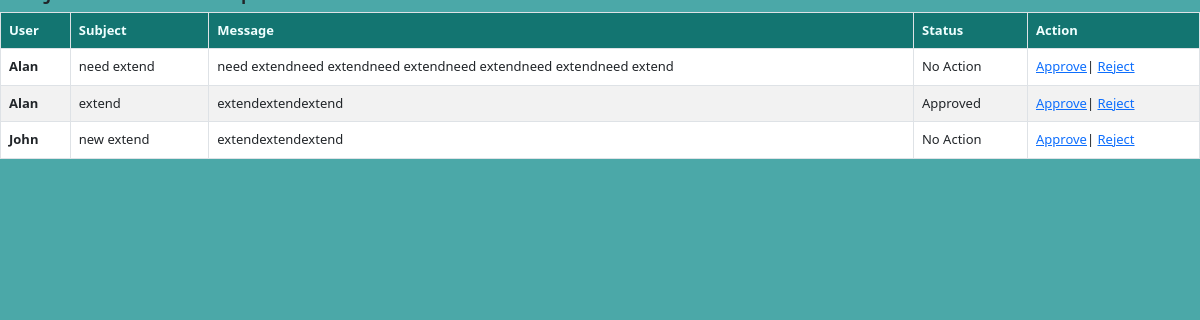
The page /extends.php on the database its author committed.
### tables this page shows
CREATE TABLE `users` (
  `id` int(11) NOT NULL,
  `username` varchar(123) NOT NULL,
  `email` varchar(222) NOT NULL,
  `password` varchar(122) NOT NULL,
  `usertype` varchar(50) NOT NULL DEFAULT 'user'
);

CREATE TABLE `extends` (
  `lid` int(11) NOT NULL,
  `uid` varchar(250) NOT NULL,
  `subject` varchar(500) NOT NULL,
  `message` varchar(500) NOT NULL,
  `status` varchar(100) NOT NULL DEFAULT 'Still Pending',
  `req_receiver` varchar(123) NOT NULL
);

### extends.php (the view, shortened to what this page needs)
<?php
include('./database.php');
?>
<!DOCTYPE html>
<html lang="en">
<head>
<link href="https://cdn.jsdelivr.net/npm/bootstrap@5.3.0-alpha1/dist/css/bootstrap.min.css" rel="stylesheet">
        <link rel="stylesheet" href="style.css">
    </head>
<body>
    <div class="table-container" >
    <table class="table table-bordered table-striped">
        <tr>
            <th style="background-color: rgb(20, 123, 119);color: azure; " >User</th>
            <th style="background-color: rgb(20, 123, 119);color: azure; " >Subject</th>
            <th style="background-color: rgb(20, 123, 119);color: azure; "  style="width: 40%;">Message</th>
            <th style="background-color: rgb(20, 123, 119);color: azure;" >Status</th>
            <th style="background-color: rgb(20, 123, 119);color: azure;" >Action</th>
        </tr>
        <?php
        $query="SELECT * FROM extends WHERE req_receiver='{$_SESSION['username']}'";
        $query_run=mysqli_query($conn,$query);
        while($row=mysqli_fetch_assoc($query_run))
        {
            ?>
            <tr>
                <?php
                $query1 = "SELECT username FROM users WHERE username = '{$row['uid']}'";
                $query_run1 = mysqli_query($conn, $query1);
                while($row1 = mysqli_fetch_assoc($query_run1)){
                    ?>
                    <td style="font-weight: bolder;"><?php echo ucfirst($row1['username']); ?></td>
                <?php
                }
                ?>
                <td > <?php echo $row['subject']; ?></td>
                <td ><?php echo $row['message']; ?></td>
                <td ><?php echo $row['status']; ?></td>
                <td><a href="approve_extend.php?id=<?php echo $row['lid']; ?>">Approve</a>|
                <a href="reject_extend.php?id=<?php echo $row['lid']; ?>">Reject</a></td>
            </tr>
            <?php
        }
        ?>
    </table>
    </div>
</body>
</html>

### style.css (style rules this page uses)
body { background-color: #4ba8a8; background-image: url('logos/Back.jpg'); background-size: cover; background-position: center; }

### extends.php (style rules this page uses)
table { font-size: 13px; background-color: rgb(131,235,232); }
th, td { padding: 8px; }
.table-container { max-height: 500px; overflow-y: auto; scrollbar-width: thin; }
body { overflow: hidden; }

### rows shown on the page
extends: subject "need extend", message "need extendneed extendneed extendneed extendneed extendneed extend", status "No Action"
users: username "Alan"
extends: subject "extend", message "extendextendextend", status "Approved"
extends: subject "new extend", message "extendextendextend", status "No Action"
users: username "John"
